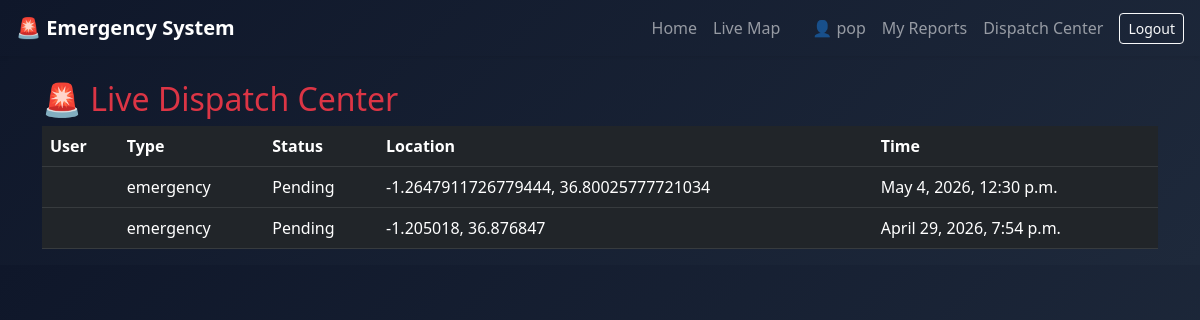
The app's page /dispatcher/ (signed in) with its own data.
### myapp/models.py (models this page shows, shortened)
class Incident(models.Model):
    INCIDENT_TYPES = [
        ('fire', 'Fire'),
        ('accident', 'Accident'),
        ('crime', 'Crime'),
        ('medical', 'Medical'),
        ('emergency', 'Emergency'),
    ]
    STATUS_CHOICES = [
        ('Pending', 'Pending'),
        ('In Progress', 'In Progress'),
        ('Resolved', 'Resolved'),
    ]
    user = models.ForeignKey(User, on_delete=models.CASCADE, null=True, blank=True)
    incident_type = models.CharField(max_length=20, choices=INCIDENT_TYPES)
    description = models.TextField()
    latitude = models.FloatField()
    longitude = models.FloatField()
    status = models.CharField(
        max_length=20,
        choices=STATUS_CHOICES,
        default='Pending'
    )
    time = models.DateTimeField(default=timezone.now)
    created_at = models.DateTimeField(auto_now_add=True)
    bool = models.BooleanField(default=False)

### myapp/views.py (the view)
# urls.py: path('dispatcher/', views.dispatcher, name='dispatcher'),
@login_required
def dispatcher(request):
    if not request.user.is_staff:
        return redirect('home')
    incidents = Incident.objects.all().order_by('-created_at')
    return render(request, 'dispatcher.html', {
        'incidents': incidents
    })

### myapp/templates/dispatcher.html (shortened to what this page needs)
{% extends 'base.html' %}
{% load static %}
{% block content %}
<div class="section-box">
    <h2 class="text-danger">🚨 Live Dispatch Center</h2>
    <table class="table table-dark table-hover">
        <thead>
            <tr>
                <th>User</th>
                <th>Type</th>
                <th>Status</th>
                <th>Location</th>
                <th>Time</th>
            </tr>
        </thead>
        <tbody id="incidentTable">
            {% for incident in incidents %}
            <tr>
                <td>{{ incident.user.username }}</td>
                <td>{{ incident.incident_type }}</td>
                <td>{{ incident.status }}</td>
                <td>{{ incident.latitude }}, {{ incident.longitude }}</td>
                <td>{{ incident.time }}</td>
            </tr>
            {% endfor %}
        </tbody>
    </table>
</div>
{% endblock %}

### myapp/templates/base.html (shortened to what this page needs)
{% load static %}
<!DOCTYPE html>
<html lang="en">
<head>
    <link href="https://cdn.jsdelivr.net/npm/bootstrap@5.3.0/dist/css/bootstrap.min.css" rel="stylesheet">
    <link rel="stylesheet" href="{% static 'css/style.css' %}">
    <link rel="stylesheet" href="https://unpkg.com/leaflet/dist/leaflet.css" />
</head>
<body>
<nav class="navbar navbar-expand-lg navbar-dark shadow-sm px-3">
    <a class="navbar-brand fw-bold" href="/">
        🚨 Emergency System
    </a>
    <div class="collapse navbar-collapse" id="navMenu">
        <ul class="navbar-nav ms-auto align-items-center">
            <li class="nav-item">
                <a class="nav-link" href="/">Home</a>
            </li>
            <li class="nav-item">
                <a class="nav-link" href="/map/">Live Map</a>
            </li>
            {% if user.is_authenticated %}
                <li class="nav-item ms-3">
                    <span class="nav-link">👤 {{ user.username }}</span>
                </li>
                <li class="nav-item">
                    <a class="nav-link" href="{% url 'dashboard' %}">My Reports</a>
                </li>
                <li class="nav-item">
                    <a class="nav-link" href="{% url 'dispatcher' %}">Dispatch Center</a>
                </li>
                <li class="nav-item ms-2">
                    <form action="{% url 'logout' %}" method="post">
                        <button class="btn btn-outline-light btn-sm">
                            Logout
                        </button>
                    </form>
                </li>
            {% else %}
                <li class="nav-item ms-2">
                    <a class="nav-link" href="{% url 'login' %}">Login</a>
                </li>
            {% endif %}
        </ul>
    </div>
</nav>
<div class="container mt-4">
    {% block content %}
    {% endblock %}
</div>
</body>
</html>

### myapp/static/css/style.css (style rules this page uses)
body { background: linear-gradient(135deg, #0f172a, #1e293b); color: white; font-family: "Segoe UI", sans-serif; }

### records on screen
Incident: incident_type "emergency", status "Pending", latitude "-1.2647911726779444", longitude "36.80025777721034", time "May 4, 2026, 12:30 p.m."
Incident: incident_type "emergency", status "Pending", latitude "-1.205018", longitude "36.876847", time "April 29, 2026, 7:54 p.m."

### other values on screen
{{ user.username }} "pop"
